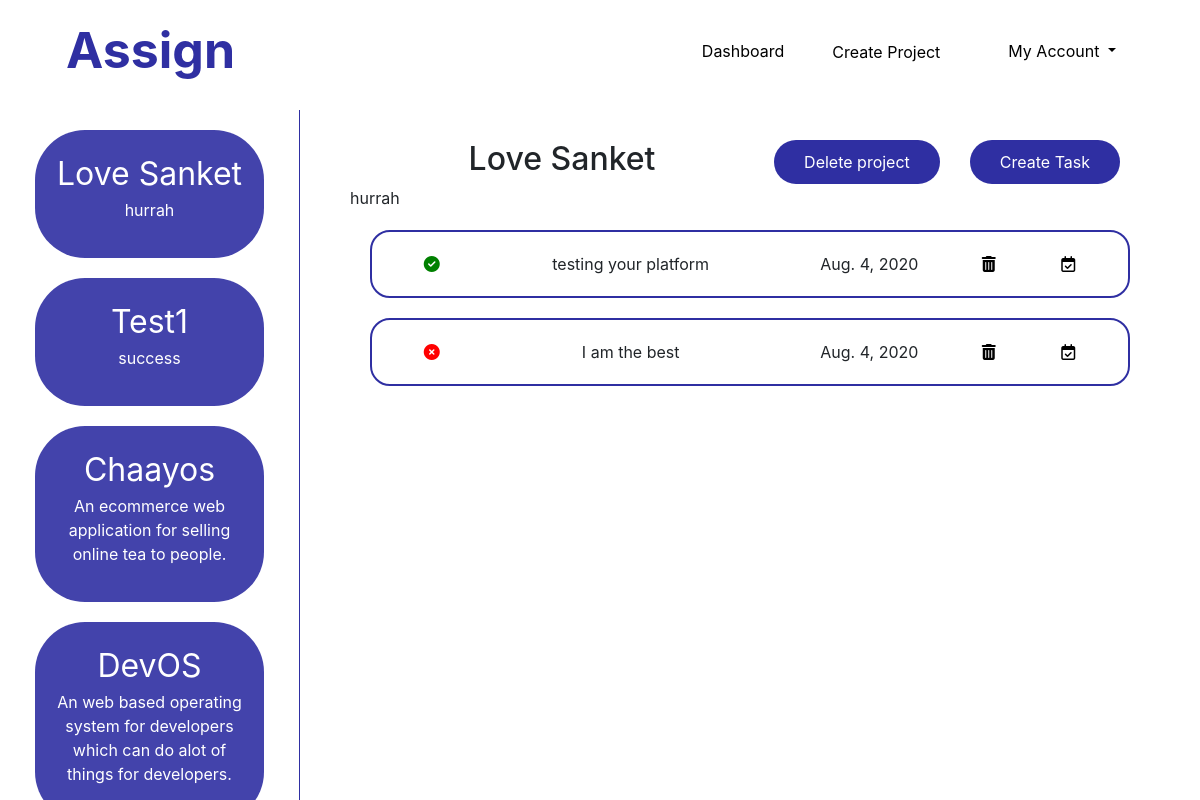
The app's page /app/project/1 (signed in) with its own data.
### Application/models.py (models this page shows, shortened)
class Project(models.Model):
    title = models.CharField(max_length=50)
    description = models.CharField(max_length=500)
    owner = models.ForeignKey(User, on_delete=models.CASCADE)

class Task(models.Model):
    title = models.CharField(max_length=500)
    date = models.DateField(auto_now_add=True)
    completion_status = models.BooleanField(default=False)
    project = models.ForeignKey(Project, on_delete=models.CASCADE)

### Application/views.py (the view)
# urls.py: path('project/<int:project_id>', views.show_project, name="show_project"),
@login_required()
def show_project(request, project_id):
    p = Project.objects.get(id=project_id)
    t = Task.objects.filter(project=p)
    user = request.user
    projects = Project.objects.filter(owner=user)
    return render(request, 'Application.html', {"tasks": t, "curr_project": p, "projects": projects})

### templates/Application.html (shortened to what this page needs)
<!DOCTYPE html>
<html lang="en">
<head>
    <link rel="stylesheet" href="https://stackpath.bootstrapcdn.com/bootstrap/4.4.1/css/bootstrap.min.css"
>
    {% load static %}
    <link rel="stylesheet" href="{% static 'application.css' %}">
</head>
<body>
<nav class="navbar navbar-expand-lg navbar-light">
    <a class="navbar-brand" href="#">Assign</a>
    <div class="collapse navbar-collapse" id="navbarNav">
        <ul class="navbar-nav ml-auto">
            <li class="nav-item">
                <a class="nav-link" href="#">Dashboard</a>
            </li>
            <li class="nav-item">
                <button type="button" id="create-project" data-toggle="modal" data-target="#exampleModal1">Create
                    Project
                </button>
            </li>
            <li style="margin-right:60px;" class="nav-item dropdown">
                <a class="nav-link dropdown-toggle" href="#" id="navbarDropdown" role="button" data-toggle="dropdown"
                   aria-haspopup="true" aria-expanded="false">
                    My Account
                </a>
            </li>
        </ul>
    </div>
</nav>
<main class="row">
    <section id="project-tiles" class="col-lg-3">
        {% if projects %}
            {% for project in projects %}
                <div id="project">
                    <a style="color: white;font-size: 32px;text-transform: capitalize;"
                       href="{% url 'show_project' project.id %}">{{ project.title }}</a>
                    <p>{{ project.description }}</p>
                </div>
            {% endfor %}
        {% endif %}
    </section>
    <section id="task-tiles" class="col-lg-9">
        {% if curr_project %}
            <button style="float:right" id="get-started" type="button" class="btn btn-primary" data-toggle="modal"
                    data-target="#exampleModal2">Create Task
            </button>
            <button style="float:right" id="get-started" type="button" class="btn btn-primary" data-toggle="modal"
                    data-target="#exampleModal3">Delete project
            </button>
            <h2 style="text-transform: capitalize;">{{ curr_project.title }}</h2>
            <p style="text-align: left;">{{ curr_project.description }}</p>
        {% endif %}
        {% if tasks %}
            {% for t in tasks %}
                <div id="task">
                    {% if t.completion_status %}
                        <p style="color: green;"><i class="fas fa-check-circle"></i></p>
                    {% else %}
                        <p style="color:red;"><i class="fas fa-times-circle"></i></p>
                    {% endif %}
                    <p>{{ t.title }}</p>
                    <p>{{ t.date }}</p>
                    <a style="color: black;" title="Delete the task" href="{% url 'task_delete' curr_project.id t.id %}"><i class="fas fa-trash-alt"></i></a>
                    <a style="color: black;" title="Change the Completion Status" href="{% url 'task_status' curr_project.id t.id %}"><i class="far fa-calendar-check"></i></a>
                </div>
            {% endfor %}
        {% endif %}
    </section>
</main>
</body>
</html>

### static/application.css (style rules this page uses)
.navbar-brand { color: #2F2FA2 !important; font-size: 50px; font-weight: bold; padding-left: 50px; }
.nav-link { margin-left: 20px; color:black !important; }
.row { margin-left: 0px !important; margin-right: 0px !important; }
#get-started { background-color: #2F2FA2; margin-right: 30px; padding: 10px 30px; color: white !important; border-radius: 30px; border: none; outline: none; }
#create-project { color: black; background-color: white; border: none; outline: none; margin-top: 9px; padding: 0px 40px; }
#project-tiles { margin-top: 20px; position: fixed; overflow-y: auto; top: 90px; bottom: 0; border-right: 1px solid #2F2FA2; }
#project { background-color:#2F2FA2; opacity: 0.9; color: white; border-radius: 50px; text-align: center; padding: 20px; margin: 20px; }
#task-tiles { margin-top: 50px; text-align: center; margin-left: auto; position: fixed; overflow-y: auto; right: 0; top: 90px; bottom: 0; padding: 0px 50px; }
#task { display: grid; grid-template-columns: 0.5fr 2fr 1fr 0.5fr 0.5fr; border: 2px solid #2F2FA2; border-radius: 20px; padding: 20px; margin: 20px; align-items: center; }
#task p { margin: 0; }

### records on screen
Project: title "Love Sanket", description "hurrah"
Project: title "Test1", description "success"
Project: title "Chaayos", description "An ecommerce web application for selling online tea to people."
Project: title "DevOS", description "An web based operating system for developers which can do alot of things for developers."
Task: completion_status True (drawn), title "testing your platform", date "Aug. 4, 2020"
Task: completion_status False (drawn), title "I am the best", date "Aug. 4, 2020"
